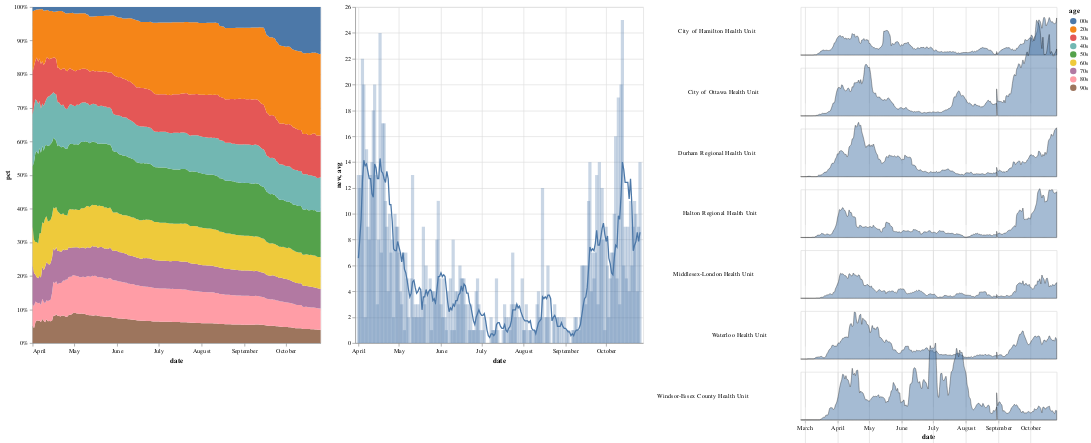

Notebook cell for this chart:
### Markdown cell above
**MAJOR ISSUE HERE**:
- you can't individually configure views and then concatenate them
- I have to pass a `config` arugment to the the `alt.ConcatChart()` itself
- this raises an issue, as I have some overlapping specifications (e.g. opacity)
    - need to find a way to specify my config between visualizations

### Code cell
demo | new_daily | joy

### Figure 1 — Vega-Lite specification as saved in the notebook (floating-point values rounded to 4 significant figures; data arrays with more than 128 entries replaced by an {"elided": "..."} marker saying what was removed)
{"config": {"view": {"continuousWidth": 400, "continuousHeight": 300}}, "hconcat": [{"data": {"name": "data-5e0b6dfed4d92576cee18a9de8215eee"}, "mark": "area", "encoding": {"color": {"type": "nominal", "field": "age"}, "x": {"type": "temporal", "field": "date"}, "y": {"type": "quantitative", "field": "pct", "stack": "normalize"}}, "height": 525, "width": 450}, {"layer": [{"mark": {"type": "bar", "fillOpacity": 0.3}, "encoding": {"x": {"type": "temporal", "field": "date"}, "y": {"type": "quantitative", "field": "new"}}}, {"mark": "line", "encoding": {"x": {"type": "temporal", "field": "date"}, "y": {"type": "quantitative", "field": "avg"}}}], "data": {"name": "data-a343df6d8fa079fe18137207059bf62b"}, "height": 525, "width": 450}, {"data": {"name": "data-4ba59eb642fe21848eb0b9ad947285cf"}, "facet": {"row": {"type": "nominal", "field": "region", "header": {"labelAlign": "center", "labelAngle": 0}, "title": null}}, "spec": {"mark": {"type": "area", "fillOpacity": 0.5, "interpolate": "monotone", "stroke": "black", "strokeWidth": 0.5}, "encoding": {"x": {"type": "temporal", "field": "date"}, "y": {"type": "quantitative", "axis": null, "field": "value", "scale": {"range": [75, -75]}}}, "height": 75}, "bounds": "flush"}], "$schema": "https://vega.github.io/schema/vega-lite/v4.8.1.json", "datasets": {"data-5e0b6dfed4d92576cee18a9de8215eee": {"elided": "1881 records"}, "data-a343df6d8fa079fe18137207059bf62b": {"elided": "209 records"}, "data-4ba59eb642fe21848eb0b9ad947285cf": {"elided": "1701 records"}}}
